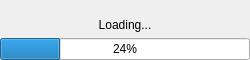
<?xml version="1.0" encoding="UTF-8"?>
<ui version="4.0">
 <class>Widget</class>
 <widget class="QWidget" name="Widget">
  <property name="windowModality">
   <enum>Qt::NonModal</enum>
  </property>
  <property name="geometry">
   <rect>
    <x>0</x>
    <y>0</y>
    <width>250</width>
    <height>60</height>
   </rect>
  </property>
  <property name="sizePolicy">
   <sizepolicy hsizetype="Fixed" vsizetype="Fixed">
    <horstretch>0</horstretch>
    <verstretch>0</verstretch>
   </sizepolicy>
  </property>
  <property name="minimumSize">
   <size>
    <width>250</width>
    <height>60</height>
   </size>
  </property>
  <property name="maximumSize">
   <size>
    <width>250</width>
    <height>60</height>
   </size>
  </property>
  <property name="contextMenuPolicy">
   <enum>Qt::NoContextMenu</enum>
  </property>
  <property name="windowTitle">
   <string>Widget</string>
  </property>
  <layout class="QVBoxLayout" name="verticalLayout">
   <property name="leftMargin">
    <number>0</number>
   </property>
   <property name="topMargin">
    <number>0</number>
   </property>
   <property name="rightMargin">
    <number>0</number>
   </property>
   <property name="bottomMargin">
    <number>0</number>
   </property>
   <item>
    <spacer name="verticalSpacer">
     <property name="orientation">
      <enum>Qt::Vertical</enum>
     </property>
     <property name="sizeHint" stdset="0">
      <size>
       <width>20</width>
       <height>40</height>
      </size>
     </property>
    </spacer>
   </item>
   <item>
    <widget class="QLabel" name="label">
     <property name="text">
      <string>Loading...</string>
     </property>
     <property name="alignment">
      <set>Qt::AlignCenter</set>
     </property>
    </widget>
   </item>
   <item>
    <widget class="QProgressBar" name="progressBar">
     <property name="value">
      <number>24</number>
     </property>
    </widget>
   </item>
  </layout>
 </widget>
 <layoutdefault spacing="6" margin="11"/>
 <resources/>
 <connections/>
</ui>
